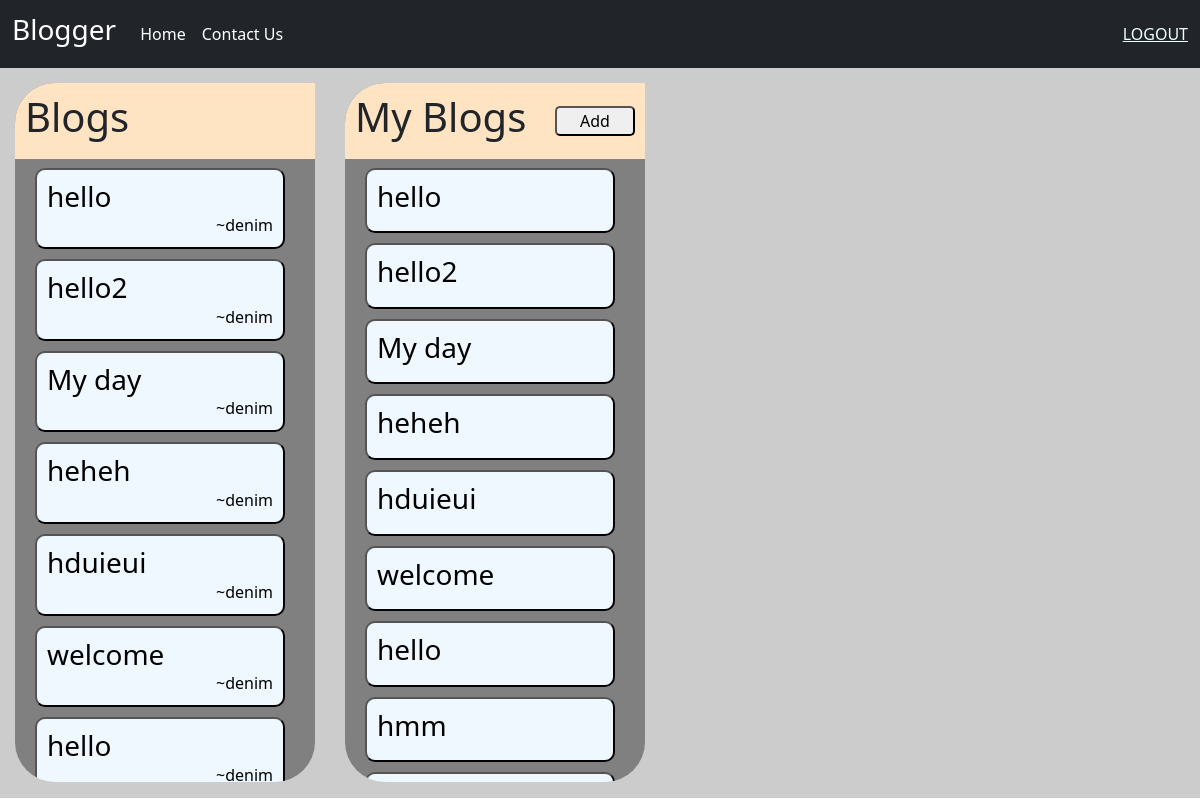
Page /home/ (signed in) on the earlier database version.
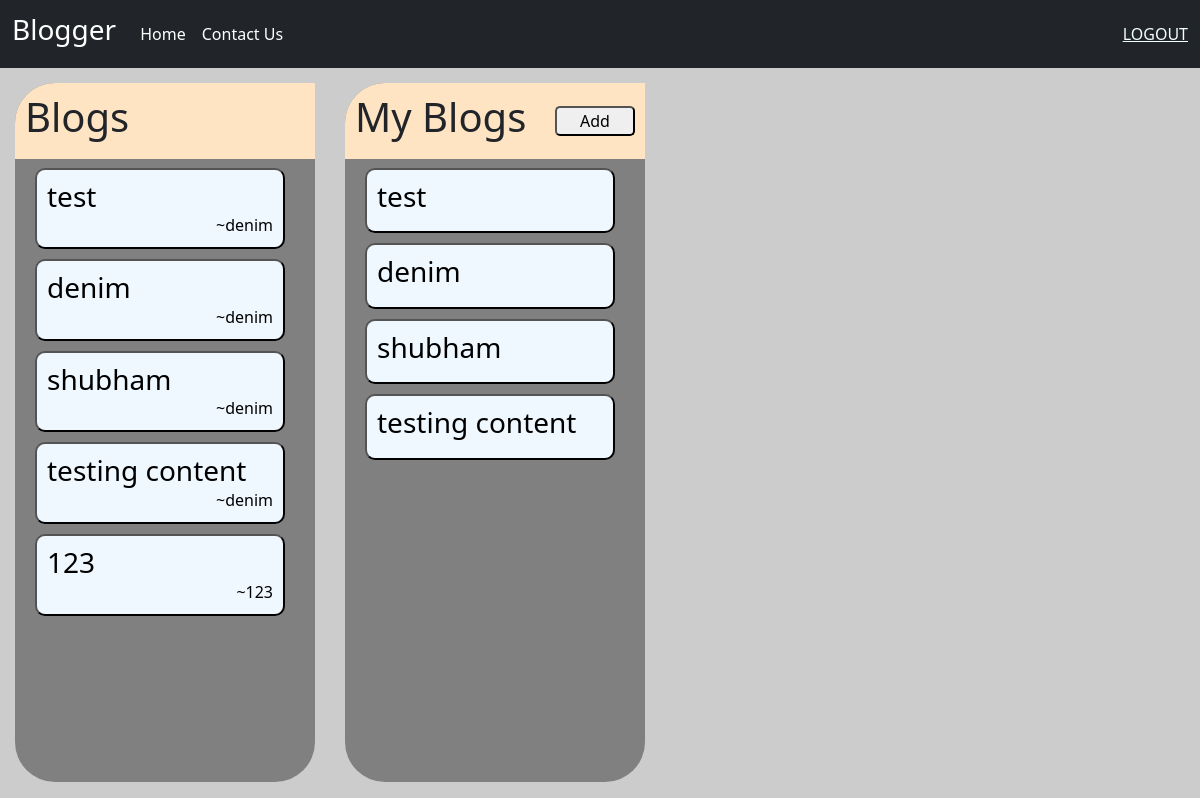
Same page on the later database version.
### pages/models.py (models this page shows, shortened)
class blogs(models.Model):
    username=models.CharField(max_length=30)
    title=models.CharField(max_length=20)
    blog=models.TextField()
    date_time=models.DateTimeField()

### pages/views.py (the view, shortened to what this page needs)
# urls.py: 2. Add a URL to urlpatterns:  path('', views.home, name='home')
def home(request):
    user_name = str(request.user)
    if request.user.is_authenticated:
        data = blogs.objects.all()
        return render(request, 'home.html', {'data': data, 'user_name': user_name})
    else:
        return redirect('login_page')

### templates/home.html (shortened to what this page needs)
{% extends 'base.html' %}
{% block head %}
<link rel="stylesheet" href="https://cdnjs.cloudflare.com/ajax/libs/font-awesome/4.7.0/css/font-awesome.min.css">
{% endblock head %}
{% block body %}
<div style="height: 91.3vh; display: flex;background-image:url(https://picsum.photos/1920/1080); background-repeat: no-repeat;">
    <div style="width: 300px;overflow-x:hidden; overflow-y:auto; height:87.4vh; background-color: gray;margin: 15px; border-radius: 40px;">
        <div style="position: fixed; background-color: bisque; display: flex; width:inherit;padding:10px; border-top-left-radius: 40px;" >
            <h1>Blogs</h1>
        </div>
        <div style="margin-top:85px; margin-left: 10px;margin-right: 10px;">
                {% for blog in  data%}
                    <form method="post">
                        <button name='selected_blog' value="{{ blog.pk }}" style="display: flex; flex-direction: column; margin: 10px; border-radius: 10px; padding: 10px; background-color: aliceblue; width: 250px;">
                            <h3 style="margin:0px;color:black">{{blog.title}}</h3>
                            <p style="margin:0px;align-self: flex-end;">~{{blog.username}}</p>
                        </button>
                    </form>
                {% endfor %}
        </div>
    </div>
    <div style="width: 300px;overflow-x:hidden; overflow-y:auto; height:87.4vh; background-color: gray;margin: 15px; border-radius: 40px;">
        <div style="z-index: 99; position: fixed; background-color: bisque; display: flex; width:inherit;padding:10px; border-top-left-radius: 40px;" >
            <h1>My Blogs</h1>
            <button style="align-self:center; margin-left: auto; border-radius: 5px; width: 80px;"><a href="blog" style="color: black; text-decoration: none;">Add</a></button>
        </div>
        <div style="margin-top:85px; margin-left: 10px;margin-right: 10px; width: 300px;">
                {% for blog in  data%}
                    {% if blog.username == user_name %}
                    <form method="post">
                        <button name='selected_blog' value="{{ blog.pk }}" style="display: flex; flex-direction: column; margin: 10px; border-radius: 10px; padding: 10px; background-color: aliceblue; width: 250px;">
                            <h3 style="color:black">{{blog.title}}</h3>
                        </button>
                    </form>
                    {% endif %}
                {% endfor %}
        </div>
    </div>
</div>
{% endblock body %}

### templates/base.html (shortened to what this page needs)
<!doctype html>
<html lang="en">
  <head>
    <link href="https://cdn.jsdelivr.net/npm/bootstrap@5.3.1/dist/css/bootstrap.min.css" rel="stylesheet">
    {% block head %}{% endblock head %}
  </head>
  <nav class="navbar navbar-expand-lg bg-dark navbar-dark">
    <div class="container-fluid">
      <a class="navbar-brand"><h3>Blogger</h3></a>
      <div class="collapse navbar-collapse" id="navbarSupportedContent">
        <ul class="navbar-nav me-auto mb-2 mb-lg-0">
          <li class="nav-item" >
            <a class="nav-link active" aria-current="page" href="/home">Home</a>
          </li>
          <li class="nav-item">
            <a class="nav-link active" href="/contact">Contact Us</a>
          </li>
        </ul>
        <a style="color:azure;" href="/logout">LOGOUT</a>
      </div>
    </div>
  </nav>
  <body {% block bodystyle %}{% endblock bodystyle %}>
    {% block body %}
    {% endblock body %}
    </body>
</html>

### templates/home.html (style rules this page uses)
body, html { overflow-x: hidden; margin: 0; padding: 0; }

Differences in the rows shown:
removed blogs: {{ blog.pk }} 1 (drawn), title "hello", username "denim"
removed blogs: {{ blog.pk }} 2 (drawn), title "hello2", username "denim"
removed blogs: {{ blog.pk }} 3 (drawn), title "My day", username "denim"
removed blogs: {{ blog.pk }} 4 (drawn), title "heheh", username "denim"
removed blogs: {{ blog.pk }} 5 (drawn), title "hduieui", username "denim"
removed blogs: {{ blog.pk }} 6 (drawn), title "welcome", username "denim"
removed blogs: {{ blog.pk }} 7 (drawn), title "hello", username "denim"
removed blogs: {{ blog.pk }} 8 (drawn), title "hmm", shown under "My Blogs"
now on this page (row edited): blogs: {{ blog.pk }} 10 (drawn), title "test", username "denim"
added blogs: {{ blog.pk }} 12 (drawn), title "denim", username "denim"
added blogs: {{ blog.pk }} 13 (drawn), title "shubham", username "denim"
added blogs: {{ blog.pk }} 14 (drawn), title "testing content", username "denim"
added blogs: {{ blog.pk }} 15 (drawn), title "123", username "123", shown under "Blogs"
